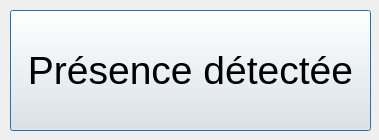
<?xml version="1.0" encoding="UTF-8"?>
<ui version="4.0">
 <class>DetecteurTemporise</class>
 <widget class="QDialog" name="DetecteurTemporise">
  <property name="geometry">
   <rect>
    <x>0</x>
    <y>0</y>
    <width>379</width>
    <height>140</height>
   </rect>
  </property>
  <property name="windowTitle">
   <string>Dialog</string>
  </property>
  <widget class="QPushButton" name="pushButtonIntrus">
   <property name="geometry">
    <rect>
     <x>10</x>
     <y>10</y>
     <width>361</width>
     <height>121</height>
    </rect>
   </property>
   <property name="font">
    <font>
     <pointsize>29</pointsize>
    </font>
   </property>
   <property name="text">
    <string>Présence détectée</string>
   </property>
  </widget>
 </widget>
 <resources/>
 <connections/>
</ui>
